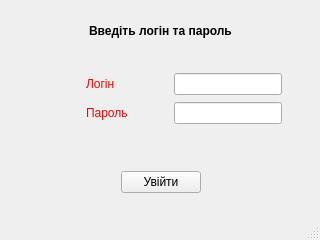
<?xml version="1.0" encoding="UTF-8"?>
<ui version="4.0">
 <class>LoginWindow</class>
 <widget class="QMainWindow" name="LoginWindow">
  <property name="geometry">
   <rect>
    <x>0</x>
    <y>0</y>
    <width>320</width>
    <height>240</height>
   </rect>
  </property>
  <property name="windowTitle">
   <string>MainWindow</string>
  </property>
  <widget class="QWidget" name="centralwidget">
   <widget class="QWidget" name="">
    <property name="geometry">
     <rect>
      <x>0</x>
      <y>170</y>
      <width>321</width>
      <height>25</height>
     </rect>
    </property>
    <layout class="QHBoxLayout" name="horizontalLayout_5">
     <item>
      <spacer name="horizontalSpacer_8">
       <property name="orientation">
        <enum>Qt::Horizontal</enum>
       </property>
       <property name="sizeHint" stdset="0">
        <size>
         <width>40</width>
         <height>20</height>
        </size>
       </property>
      </spacer>
     </item>
     <item>
      <widget class="QPushButton" name="submit">
       <property name="text">
        <string>Увійти</string>
       </property>
      </widget>
     </item>
     <item>
      <spacer name="horizontalSpacer_7">
       <property name="orientation">
        <enum>Qt::Horizontal</enum>
       </property>
       <property name="sizeHint" stdset="0">
        <size>
         <width>40</width>
         <height>20</height>
        </size>
       </property>
      </spacer>
     </item>
    </layout>
   </widget>
   <widget class="QWidget" name="">
    <property name="geometry">
     <rect>
      <x>0</x>
      <y>20</y>
      <width>321</width>
      <height>22</height>
     </rect>
    </property>
    <layout class="QHBoxLayout" name="horizontalLayout_4">
     <item>
      <spacer name="horizontalSpacer_5">
       <property name="orientation">
        <enum>Qt::Horizontal</enum>
       </property>
       <property name="sizeHint" stdset="0">
        <size>
         <width>40</width>
         <height>20</height>
        </size>
       </property>
      </spacer>
     </item>
     <item>
      <widget class="QLabel" name="label">
       <property name="font">
        <font>
         <weight>75</weight>
         <bold>true</bold>
        </font>
       </property>
       <property name="text">
        <string>Введіть логін та пароль</string>
       </property>
      </widget>
     </item>
     <item>
      <spacer name="horizontalSpacer_6">
       <property name="orientation">
        <enum>Qt::Horizontal</enum>
       </property>
       <property name="sizeHint" stdset="0">
        <size>
         <width>40</width>
         <height>20</height>
        </size>
       </property>
      </spacer>
     </item>
    </layout>
   </widget>
   <widget class="QWidget" name="">
    <property name="geometry">
     <rect>
      <x>2</x>
      <y>72</y>
      <width>320</width>
      <height>54</height>
     </rect>
    </property>
    <layout class="QHBoxLayout" name="horizontalLayout_3">
     <item>
      <spacer name="horizontalSpacer_4">
       <property name="orientation">
        <enum>Qt::Horizontal</enum>
       </property>
       <property name="sizeHint" stdset="0">
        <size>
         <width>40</width>
         <height>20</height>
        </size>
       </property>
      </spacer>
     </item>
     <item>
      <layout class="QVBoxLayout" name="verticalLayout">
       <item>
        <layout class="QHBoxLayout" name="horizontalLayout">
         <item>
          <widget class="QLabel" name="login_l">
           <property name="focusPolicy">
            <enum>Qt::NoFocus</enum>
           </property>
           <property name="contextMenuPolicy">
            <enum>Qt::CustomContextMenu</enum>
           </property>
           <property name="styleSheet">
            <string notr="true">color:red;</string>
           </property>
           <property name="text">
            <string>Логін</string>
           </property>
          </widget>
         </item>
         <item>
          <spacer name="horizontalSpacer">
           <property name="orientation">
            <enum>Qt::Horizontal</enum>
           </property>
           <property name="sizeHint" stdset="0">
            <size>
             <width>40</width>
             <height>20</height>
            </size>
           </property>
          </spacer>
         </item>
         <item>
          <widget class="QLineEdit" name="login">
           <property name="enabled">
            <bool>true</bool>
           </property>
           <property name="sizePolicy">
            <sizepolicy hsizetype="Fixed" vsizetype="Fixed">
             <horstretch>50</horstretch>
             <verstretch>0</verstretch>
            </sizepolicy>
           </property>
           <property name="minimumSize">
            <size>
             <width>50</width>
             <height>0</height>
            </size>
           </property>
           <property name="sizeIncrement">
            <size>
             <width>50</width>
             <height>0</height>
            </size>
           </property>
           <property name="baseSize">
            <size>
             <width>50</width>
             <height>0</height>
            </size>
           </property>
          </widget>
         </item>
        </layout>
       </item>
       <item>
        <layout class="QHBoxLayout" name="horizontalLayout_2">
         <item>
          <widget class="QLabel" name="pass_l">
           <property name="styleSheet">
            <string notr="true">color:red;</string>
           </property>
           <property name="text">
            <string>Пароль</string>
           </property>
          </widget>
         </item>
         <item>
          <spacer name="horizontalSpacer_2">
           <property name="orientation">
            <enum>Qt::Horizontal</enum>
           </property>
           <property name="sizeHint" stdset="0">
            <size>
             <width>40</width>
             <height>20</height>
            </size>
           </property>
          </spacer>
         </item>
         <item>
          <widget class="QLineEdit" name="password">
           <property name="sizePolicy">
            <sizepolicy hsizetype="Fixed" vsizetype="Fixed">
             <horstretch>0</horstretch>
             <verstretch>0</verstretch>
            </sizepolicy>
           </property>
           <property name="minimumSize">
            <size>
             <width>75</width>
             <height>0</height>
            </size>
           </property>
          </widget>
         </item>
        </layout>
       </item>
      </layout>
     </item>
     <item>
      <spacer name="horizontalSpacer_3">
       <property name="orientation">
        <enum>Qt::Horizontal</enum>
       </property>
       <property name="sizeType">
        <enum>QSizePolicy::Fixed</enum>
       </property>
       <property name="sizeHint" stdset="0">
        <size>
         <width>40</width>
         <height>20</height>
        </size>
       </property>
      </spacer>
     </item>
    </layout>
   </widget>
  </widget>
  <widget class="QStatusBar" name="statusbar"/>
 </widget>
 <resources/>
 <connections/>
</ui>
